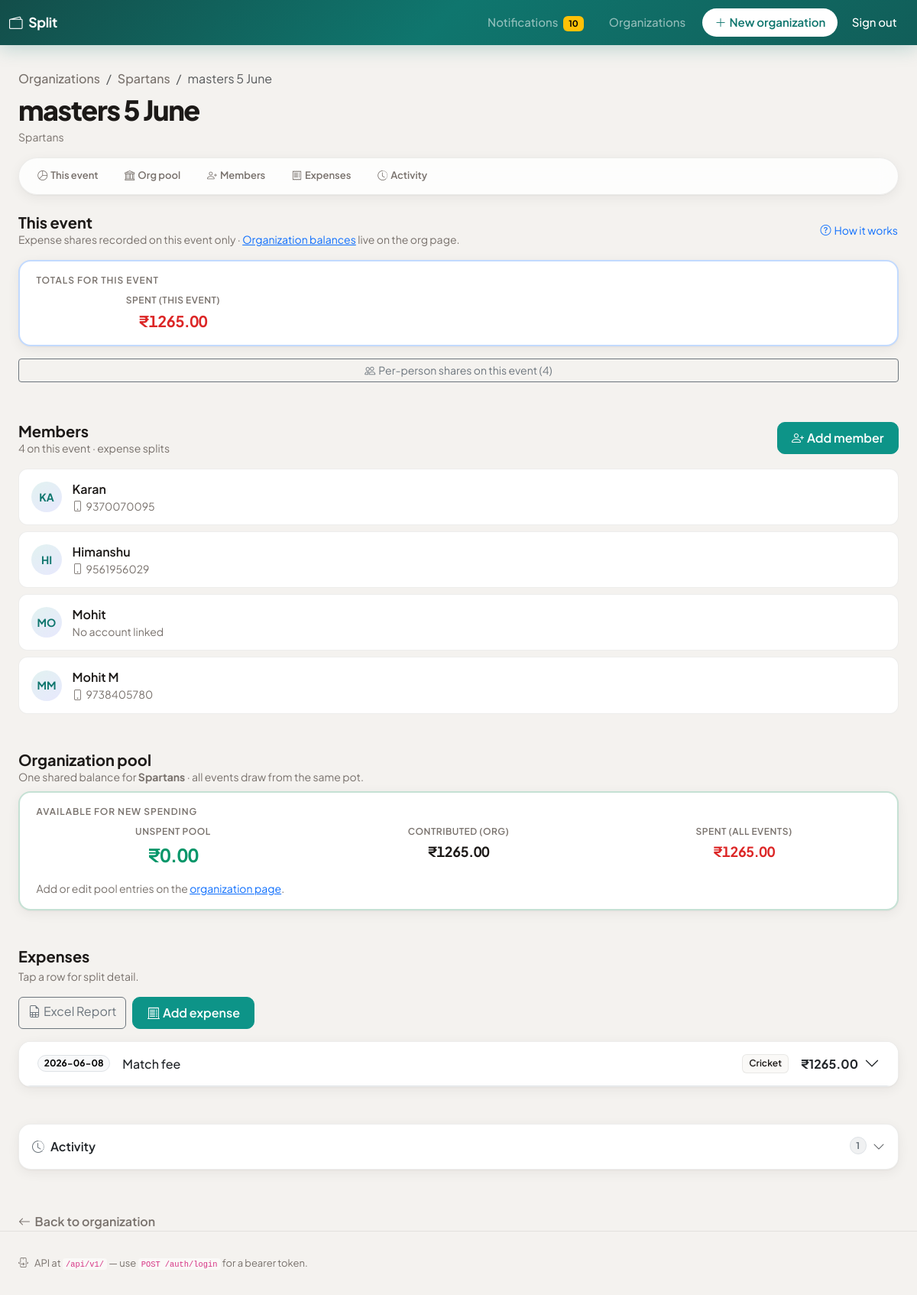
The page /events/1 (signed in) on the database its author committed.
### app/models.py (models this page shows)
class Organization(Base):
    __tablename__ = "organizations"
    id: Mapped[int] = mapped_column(primary_key=True, autoincrement=True)
    name: Mapped[str] = mapped_column(String(200), nullable=False)
    created_by_user_id: Mapped[int | None] = mapped_column(
        ForeignKey("users.id"), nullable=True, index=True
    )
    created_at: Mapped[datetime] = mapped_column(DateTime, default=datetime.utcnow)
    members: Mapped[list["OrganizationMember"]] = relationship(
        back_populates="organization", cascade="all, delete-orphan"
    )
    events: Mapped[list["Event"]] = relationship(
        back_populates="organization", cascade="all, delete-orphan"
    )
    org_contributions: Mapped[list["OrganizationContribution"]] = relationship(
        back_populates="organization", cascade="all, delete-orphan"
    )

class Event(Base):
    __tablename__ = "events"
    id: Mapped[int] = mapped_column(primary_key=True, autoincrement=True)
    organization_id: Mapped[int] = mapped_column(
        ForeignKey("organizations.id"), nullable=False
    )
    name: Mapped[str] = mapped_column(String(200), nullable=False)
    created_by_user_id: Mapped[int | None] = mapped_column(
        ForeignKey("users.id"), nullable=True, index=True
    )
    created_at: Mapped[datetime] = mapped_column(DateTime, default=datetime.utcnow)
    organization: Mapped["Organization"] = relationship(back_populates="events")
    members: Mapped[list["Member"]] = relationship(
        back_populates="event", cascade="all, delete-orphan"
    )
    expenses: Mapped[list["Expense"]] = relationship(
        back_populates="event", cascade="all, delete-orphan"
    )

class Member(Base):
    __tablename__ = "members"
    id: Mapped[int] = mapped_column(primary_key=True, autoincrement=True)
    event_id: Mapped[int] = mapped_column(ForeignKey("events.id"), nullable=False)
    name: Mapped[str] = mapped_column(String(120), nullable=False)
    user_id: Mapped[int | None] = mapped_column(ForeignKey("users.id"), nullable=True)
    created_by_user_id: Mapped[int | None] = mapped_column(
        ForeignKey("users.id"), nullable=True, index=True
    )
    created_at: Mapped[datetime] = mapped_column(DateTime, default=datetime.utcnow)
    event: Mapped["Event"] = relationship(back_populates="members")
    user: Mapped["User | None"] = relationship(
        back_populates="event_memberships", foreign_keys=[user_id]
    )
    expense_splits: Mapped[list["ExpenseSplit"]] = relationship(
        back_populates="member", cascade="all, delete-orphan"
    )

class User(Base):
    __tablename__ = "users"
    __table_args__ = (UniqueConstraint("mobile", name="uq_users_mobile"),)
    id: Mapped[int] = mapped_column(primary_key=True, autoincrement=True)
    mobile: Mapped[str] = mapped_column(String(20), nullable=False, index=True)
    password_hash: Mapped[str] = mapped_column(String(255), nullable=False)
    full_name: Mapped[str] = mapped_column(String(120), nullable=False)
    created_at: Mapped[datetime] = mapped_column(DateTime, default=datetime.utcnow)
    org_memberships: Mapped[list["OrganizationMember"]] = relationship(
        back_populates="user",
        foreign_keys="OrganizationMember.user_id",
        cascade="all, delete-orphan",
    )
    event_memberships: Mapped[list["Member"]] = relationship(
        back_populates="user", foreign_keys="Member.user_id"
    )
    activities_received: Mapped[list["Activity"]] = relationship(
        "Activity",
        foreign_keys="[Activity.recipient_user_id]",
        back_populates="recipient",
        cascade="all, delete-orphan",
    )
    activities_sent: Mapped[list["Activity"]] = relationship(
        "Activity",
        foreign_keys="[Activity.actor_user_id]",
        back_populates="actor",
        viewonly=True,
    )

class Expense(Base):
    __tablename__ = "expenses"
    id: Mapped[int] = mapped_column(primary_key=True, autoincrement=True)
    event_id: Mapped[int] = mapped_column(ForeignKey("events.id"), nullable=False)
    title: Mapped[str] = mapped_column(String(200), nullable=False)
    category: Mapped[str] = mapped_column(String(100), nullable=False)
    amount_total: Mapped[float] = mapped_column(Numeric(12, 2), nullable=False)
    expense_date: Mapped[date] = mapped_column(Date, nullable=False)
    created_by_user_id: Mapped[int | None] = mapped_column(
        ForeignKey("users.id"), nullable=True, index=True
    )
    created_at: Mapped[datetime] = mapped_column(DateTime, default=datetime.utcnow)
    event: Mapped["Event"] = relationship(back_populates="expenses")
    splits: Mapped[list["ExpenseSplit"]] = relationship(
        back_populates="expense", cascade="all, delete-orphan"
    )

### app/routers/web.py (the view)
@router.get("/events/{event_id}", response_class=HTMLResponse)
def page_event_detail(
    request: Request, event_id: int, db: Session = Depends(get_db)
):
    uid = require_session_user(request)
    if isinstance(uid, RedirectResponse):
        return uid
    if not services.user_can_access_event(db, uid, event_id):
        raise HTTPException(404, "Event not found")
    ev = services.get_event(db, event_id)
    if not ev:
        raise HTTPException(404, "Event not found")
    balances = services.member_balances(db, event_id)
    expenses = sorted(
        ev.expenses, key=lambda e: (e.expense_date, e.id), reverse=True
    )
    oid = ev.organization_id
    org_pool_available = services.org_pool_available(db, oid)
    org_total_contributed = services.org_total_contributed(db, oid)
    org_total_expenses = services.org_total_expenses(db, oid)
    event_expense_total = sum((b.expended for b in balances), Decimal("0"))
    balance_totals = {
        "pooled": Decimal("0"),
        "expended": event_expense_total,
        "remaining": Decimal("0"),
    }
    mems = sorted(ev.members, key=lambda m: m.id)
    members_opts = [{"id": m.id, "name": m.name} for m in mems]
    event_activities = activity_service.list_for_event(db, uid, event_id, limit=40)
    expense_manage = {
        e.id: services.user_can_manage_expense(db, e.id, uid) for e in expenses
    }
    member_manage = {
        m.id: services.user_can_manage_member(db, m.id, uid) for m in mems
    }
    return templates.TemplateResponse(
        request,
        "event_detail.html",
        {
            "event": ev,
            "organization": ev.organization,
            "members": mems,
            "members_opts": members_opts,
            "balances": balances,
            "balance_totals": balance_totals,
            "expenses": expenses,
            "org_pool_available": org_pool_available,
            "org_total_contributed": org_total_contributed,
            "org_total_expenses": org_total_expenses,
            "title": ev.name,
            "event_activities": event_activities,
            "current_user_id": uid,
            "expense_manage": expense_manage,
            "member_manage": member_manage,
            "member_error": request.query_params.get("error"),
        },
    )

### templates/event_detail.html (shortened to what this page needs)
{% extends "base.html" %}
{% macro member_initials(name) -%}
{%- set t = (name or '') | trim -%}
{%- set parts = t.split() -%}
{%- if parts | length >= 2 -%}
{{ (parts[0][0] ~ parts[-1][0]) | upper }}
{%- elif t | length >= 2 -%}
{{ t[:2] | upper }}
{%- elif t | length == 1 -%}
{{ t[0] | upper }}
{%- else -%}
?
{%- endif -%}
{% endmacro %}
{% block content %}
<nav class="et-breadcrumb mb-2" aria-label="breadcrumb">
  <ol class="breadcrumb small mb-0">
    <li class="breadcrumb-item"><a href="/orgs">Organizations</a></li>
    <li class="breadcrumb-item"><a href="/orgs/{{ organization.id }}">{{ organization.name }}</a></li>
    <li class="breadcrumb-item active text-truncate" style="max-width: 12rem;" aria-current="page">{{ event.name }}</li>
  </ol>
</nav>
<header class="mb-3">
  <div class="d-flex flex-wrap align-items-start justify-content-between gap-2 mb-2">
    <div class="min-w-0 flex-grow-1">
      <h1 class="et-hero-title mb-1 text-break">{{ event.name }}</h1>
      <p class="small et-muted mb-0">{{ organization.name }}</p>
    </div>
  </div>
</header>
<div class="et-section-nav mb-4">
  <ul class="nav">
    <li class="nav-item"><a class="nav-link" href="#balances"><i class="bi bi-pie-chart me-1"></i>This event</a></li>
    <li class="nav-item"><a class="nav-link" href="#pool"><i class="bi bi-bank me-1"></i>Org pool</a></li>
    <li class="nav-item"><a class="nav-link" href="#members"><i class="bi bi-person-plus me-1"></i>Members</a></li>
    <li class="nav-item"><a class="nav-link" href="#expenses"><i class="bi bi-receipt me-1"></i>Expenses</a></li>
    <li class="nav-item"><a class="nav-link" href="#activity"><i class="bi bi-clock-history me-1"></i>Activity</a></li>
  </ul>
</div>
<section class="mb-5 pb-1" id="balances">
  {% if not members %}
  <h2 class="h5 fw-bold mb-2">This event</h2>
  <div class="alert alert-et-warn d-flex align-items-start gap-2 mb-0" role="alert">
    <i class="bi bi-exclamation-triangle flex-shrink-0 mt-1"></i>
    <div>Add at least one member before you can record expenses.</div>
  </div>
  {% else %}
  <div class="d-flex flex-wrap align-items-center justify-content-between gap-2 mb-3">
    <div>
      <h2 class="h5 fw-bold mb-0">This event</h2>
      <p class="small et-muted mb-0">Expense shares recorded on this event only · <a href="/orgs/{{ organization.id }}#balances">Organization balances</a> live on the org page.</p>
    </div>
    <button type="button" class="btn btn-link btn-sm p-0 text-decoration-none" data-bs-toggle="modal" data-bs-target="#modalBalanceHelp">
      <i class="bi bi-question-circle me-1"></i>How it works
    </button>
  </div>
  <div class="et-card mb-3 border-primary border-opacity-25" style="border-width: 2px;">
    <div class="et-card-body py-3">
      <p class="et-eyebrow mb-2">Totals for this event</p>
      <div class="row g-3 align-items-end text-center">
        <div class="col-12 col-md-4">
          <div class="et-metric">
            <span class="et-metric-label">Spent (this event)</span>
            <span class="et-metric-value et-metric-value--expended fs-5">{{ balance_totals.expended | money }}</span>
          </div>
        </div>
      </div>
    </div>
  </div>
  <button class="btn btn-outline-secondary btn-sm w-100" type="button" data-bs-toggle="collapse" data-bs-target="#balancesPeople" aria-expanded="false" aria-controls="balancesPeople">
    <i class="bi bi-people me-1"></i>Per-person shares on this event ({{ balances | length }})
  </button>
  {% endif %}
</section>
<section class="mb-5" id="members">
  <div class="d-flex flex-wrap align-items-start justify-content-between gap-2 mb-3">
    <div>
      <h2 class="h5 fw-bold mb-0">Members</h2>
      <p class="small et-muted mb-0">{{ members | length }} on this event · expense splits</p>
    </div>
    <button type="button" class="btn btn-primary flex-shrink-0" data-bs-toggle="modal" data-bs-target="#modalAddMember">
      <i class="bi bi-person-plus me-1"></i><span class="d-none d-sm-inline">Add member</span><span class="d-sm-none">Add</span>
    </button>
  </div>
  {% for m in members %}
  <div class="et-member-row flex-wrap">
    <div class="et-avatar">{{ member_initials(m.name) }}</div>
    <div class="flex-grow-1 min-w-0">
      <div class="fw-semibold text-truncate">{{ m.name }}</div>
      <div class="small et-muted text-truncate">{% if m.user %}<i class="bi bi-phone me-1"></i>{{ m.user.mobile }}{% else %}No account linked{% endif %}</div>
    </div>
  </div>
  {% else %}
  <div class="et-empty mb-3 py-4">
    <div class="et-empty-icon"><i class="bi bi-people"></i></div>
    <p class="et-muted mb-2">No members yet.</p>
    <button type="button" class="btn btn-primary" data-bs-toggle="modal" data-bs-target="#modalAddMember">Add the first member</button>
  </div>
  {% endfor %}
</section>
<section class="mb-5" id="pool">
  <div class="d-flex flex-wrap align-items-start justify-content-between gap-2 mb-2">
    <div>
      <h2 class="h5 fw-bold mb-0">Organization pool</h2>
      <p class="small et-muted mb-0">One shared balance for <strong>{{ organization.name }}</strong> · all events draw from the same pot.</p>
    </div>
  </div>
  <div class="et-card mb-3 border-success border-opacity-25" style="border-width: 2px;">
    <div class="et-card-body py-3">
      <p class="et-eyebrow mb-2">Available for new spending</p>
      <div class="row g-3 text-center">
        <div class="col-12 col-md-4">
          <div class="et-metric">
            <span class="et-metric-label">Unspent pool</span>
            <span class="et-metric-value fs-4 {% if org_pool_available >= 0 %}et-metric-value--remaining-pos{% else %}et-metric-value--remaining-neg{% endif %}">{{ org_pool_available | money }}</span>
          </div>
        </div>
        <div class="col-6 col-md-4">
          <div class="et-metric">
            <span class="et-metric-label small">Contributed (org)</span>
            <span class="et-metric-value small">{{ org_total_contributed | money }}</span>
          </div>
        </div>
        <div class="col-6 col-md-4">
          <div class="et-metric">
            <span class="et-metric-label small">Spent (all events)</span>
            <span class="et-metric-value et-metric-value--expended small">{{ org_total_expenses | money }}</span>
          </div>
        </div>
      </div>
      <p class="small et-muted mb-0 mt-3">Add or edit pool entries on the <a href="/orgs/{{ organization.id }}#add-pool">organization page</a>.</p>
    </div>
  </div>
</section>
<section class="mb-5" id="expenses">
  <div class="mb-3">
    <h2 class="h5 fw-bold mb-1">Expenses</h2>
    <p class="small et-muted mb-0">Tap a row for split detail.</p>
  </div>
  <div class="d-grid d-sm-flex gap-2 mb-3">
    <a href="/events/{{ event.id }}/export.xlsx" class="btn btn-outline-secondary order-sm-0">
      <i class="bi bi-file-earmark-spreadsheet me-1"></i><span class="d-none d-sm-inline">Excel </span>Report
    </a>
    {% if members %}
    <button type="button" class="btn btn-primary order-sm-1" data-bs-toggle="modal" data-bs-target="#modalExpense">
      <i class="bi bi-receipt-cutoff me-1"></i>Add expense
    </button>
    {% endif %}
  </div>
  {% if expenses %}
  <div class="et-card p-0 overflow-hidden mb-4">
    <div class="accordion accordion-flush" id="expenseAccordion">
    {% for e in expenses %}
    <div class="accordion-item border-bottom">
      <h2 class="accordion-header">
        <button class="accordion-button collapsed py-3 px-3 px-md-4 fw-medium shadow-none bg-white" type="button"
                data-bs-toggle="collapse" data-bs-target="#ex-{{ e.id }}" aria-expanded="false">
          <span class="d-flex flex-wrap align-items-center gap-2 gap-md-3 w-100 me-2">
            <span class="badge rounded-pill text-bg-light border align-self-center">{{ e.expense_date }}</span>
            <span class="flex-grow-1 text-start">{{ e.title }}</span>
            <span class="et-badge-cat">{{ e.category }}</span>
            <span class="fw-bold ms-md-auto">{{ e.amount_total | money }}</span>
          </span>
        </button>
      </h2>
    </div>
    {% endfor %}
    </div>
  </div>
  {% endif %}
</section>
{% if event_activities %}
<section class="mb-4 et-card overflow-hidden" id="activity">
  <button type="button" class="btn btn-link text-decoration-none text-body w-100 py-3 px-3 d-flex align-items-center justify-content-between rounded-0 collapsed et-activity-toggle"
          data-bs-toggle="collapse" data-bs-target="#activityCollapse" aria-expanded="false" aria-controls="activityCollapse">
    <span class="fw-semibold"><i class="bi bi-clock-history me-2 text-secondary"></i>Activity</span>
    <span class="d-flex align-items-center gap-2">
      <span class="badge rounded-pill bg-secondary bg-opacity-10 text-secondary border">{{ event_activities | length }}</span>
      <i class="bi bi-chevron-down et-collapse-chevron text-muted"></i>
    </span>
  </button>
</section>
{% endif %}
<a href="/orgs/{{ organization.id }}" class="et-link-back"><i class="bi bi-arrow-left"></i>Back to organization</a>
{% endblock %}

### rows shown on the page
Organization: name "Spartans"
Event: name "masters 5 June"
Member: name "KA", name "Karan", user.mobile "9370070095"
Member: name "HI", name "Himanshu", user.mobile "9561956029"
Member: name "MO", name "Mohit", shows "No account linked"
Member: value "MM", name "Mohit M", user.mobile "9738405780"
Expense: expense_date "2026-06-08", title "Match fee", category "Cricket", amount_total "₹1265.00"

### other values the page prints
{{ request.state.unread_notifications }} "10"
{{ balance_totals.expended | money }} "₹1265.00"
{{ balances | length }} "4"
{{ members | length }} "4"
{{ org_pool_available | money }} "₹0.00"
{{ org_total_contributed | money }} "₹1265.00"
{{ org_total_expenses | money }} "₹1265.00"
{{ event_activities | length }} "1"
